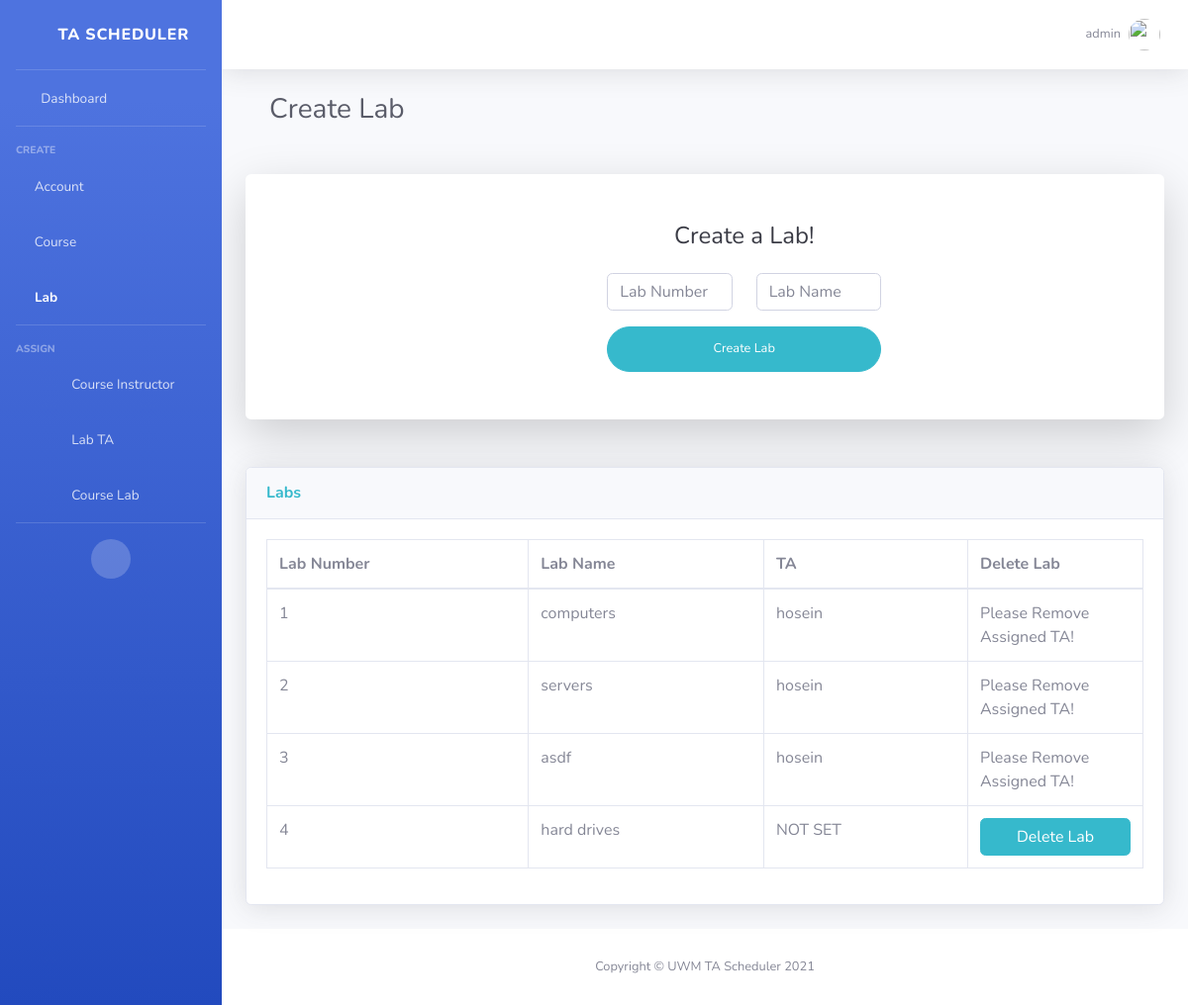
Page /create-lab/ (signed in) on the committed database.
### TA_Scheduler/models.py (models this page shows)
class myAccount(models.Model):
    userName = models.CharField(max_length=40)
    password = models.CharField(max_length=40)
    userType = models.CharField(max_length=40)

class myLab(models.Model):
    labName = models.CharField(max_length=20)
    labNumber = models.IntegerField()
    taUserName = models.CharField(max_length=40)

### TA_Scheduler/views.py (the view, shortened to what this page needs)
# urls.py: path('create-lab/', CreateLab.as_view()),
class CreateLab(View):
    def get(self,request):
        userName = request.session["userName"]
        if(verifyLogin.verifyLogin(userName, request) == False):
            return render(request, "logout.html", {})
        lab_list = list(myLab.objects.values_list("labNumber", "labName", "taUserName"))
        if (request.session["userType"] == "Administrator"):
            return render(request,"create-lab.html",{"lab_list":lab_list, "userName":userName, "errorMessage":""})
        else:
            request.session["error"] = "Unauthorized!"
            return redirect("/home/")

### TA_Scheduler/verifyLogin.py (called while the page is built)
    def verifyLogin(userName, request):
        userFound = list(myAccount.objects.filter(userName=userName))
        if(len(userFound) == 0):
            auth_logout(request)
            return False
        return True

### templates/create-lab.html (shortened to what this page needs)
{% load static %}
<!DOCTYPE html>
<html lang="en">
<head>
    <link href="{% static '/vendor/fontawesome-free/css/all.min.css' %}" rel="stylesheet" type="text/css">
    <link href="{% static '/css/sb-admin-2.min.css' %}" rel="stylesheet">
    <link href="{% static '/vendor/datatables/dataTables.bootstrap4.min.css' %}" rel="stylesheet">
</head>
<body id="page-top">
<div id="wrapper">
    <ul class="navbar-nav bg-gradient-primary sidebar sidebar-dark accordion" id="accordionSidebar">
        <a class="sidebar-brand d-flex align-items-center justify-content-center" href="/home">
            <div class="sidebar-brand-icon rotate-n-15">
                <i class="far fa-calendar-alt"></i>
            </div>
            <div class="sidebar-brand-text mx-3">TA Scheduler</div>
        </a>
        <hr class="sidebar-divider my-0">
        <li class="nav-item">
            <a class="nav-link" href="/home">
                <i class="fas fa-fw fa-tachometer-alt"></i>
                <span>Dashboard</span></a>
        </li>
        <hr class="sidebar-divider">
        <div class="sidebar-heading">
            Create
        </div>
        <li class="nav-item">
            <a class="nav-link" href="/create-account">
                <i class="fas fa-user-circle"></i>
                <span>Account</span></a>
        </li>
        <li class="nav-item">
            <a class="nav-link" href="/create-course">
                <i class="fas fa-book-open"></i>
                <span>Course</span></a>
        </li>
        <li class="nav-item active">
            <a class="nav-link" href="/create-lab">
                <i class="fas fa-flask"></i>
                <span>Lab</span></a>
        </li>
        <hr class="sidebar-divider">
        <div class="sidebar-heading">
            Assign
        </div>
        <li class="nav-item">
            <a class="nav-link" href="/assign-course-instructor/">
                <i class="fas fa-user-circle"></i> <i class="fas fa-arrow-right"></i> <i class="fas fa-book-open"></i>
                <span>Course Instructor</span></a>
        </li>
        <li class="nav-item">
            <a class="nav-link" href="/assign-lab-ta/">
                <i class="fas fa-user-circle"></i> <i class="fas fa-arrow-right"></i> <i class="fas fa-flask"></i>
                <span>Lab TA</span></a>
        </li>
        <li class="nav-item">
            <a class="nav-link" href="/assign-course-lab/">
                <i class="fas fa-flask"></i> <i class="fas fa-arrow-right"></i> <i class="fas fa-book-open"></i>
                <span>Course Lab</span></a>
        </li>
        <hr class="sidebar-divider d-none d-md-block">
        <div class="text-center d-none d-md-inline">
            <button class="rounded-circle border-0" id="sidebarToggle"></button>
        </div>
    </ul>
    <div id="content-wrapper" class="d-flex flex-column">
        <div id="content">
            <nav class="navbar navbar-expand navbar-light bg-white topbar mb-4 static-top shadow">
                <ul class="navbar-nav ml-auto">
                    <li class="nav-item dropdown no-arrow">
                        <a class="nav-link dropdown-toggle" href="#" id="userDropdown" role="button"
                           data-toggle="dropdown" aria-haspopup="true" aria-expanded="false">
                            <span class="mr-2 d-none d-lg-inline text-gray-600 small">{{ userName }}</span>
                            <img class="img-profile rounded-circle"
                                 src="{% static '/img/undraw_profile.svg' %}">
                        </a>
                    </li>
                </ul>
            </nav>
            <div class="container-fluid">
                <div class="container-fluid">
                    <h1 class="h3 mb-4 text-gray-800">Create Lab</h1>
                </div>
                <div class="card o-hidden border-0 shadow-lg my-5">
                    <div class="card-body p-0">
                        <div class="row">
                            <div class="col-lg-4 d-none d-lg-block bg-register-image"></div>
                            <div class="col-lg-5">
                                <div class="p-5">
                                    <div class="text-center">
                                        <h1 class="h4 text-gray-900 mb-4">Create a Lab!</h1>
                                    </div>
                                    <form class="user" action="/create-lab/" method="post">
                                        <div class="form-group row">
                                            <div class="col-sm-6 mb-3 mb-sm-0">
                                                <input type="text" class="form-control" name="labNumber"
                                                       placeholder="Lab Number">
                                            </div>
                                            <div class="col-sm-6">
                                                <input type="text" class="form-control" name="labName"
                                                       placeholder="Lab Name">
                                            </div>
                                        </div>
                                        <button type="submit" class="btn btn-info btn-user btn-block">Create Lab
                                        </button>
                                    </form>
                                </div>
                            </div>
                        </div>
                    </div>
                </div>
                <div class="card shadow mb-4">
                    <div class="card-header py-3">
                        <h6 class="m-0 font-weight-bold text-info">Labs</h6>
                    </div>
                    <div class="card-body">
                        <div class="table-responsive">
                            <table class="table table-bordered" id="labData" width="100%" cellspacing="0">
                                <thead>
                                <tr>
                                    <th>Lab Number</th>
                                    <th>Lab Name</th>
                                    <th>TA</th>
                                    <th style="width: 20%;">Delete Lab</th>
                                </tr>
                                </thead>
                                <tbody>
                                {% for i in lab_list %}
                                    <tr>
                                        <td>{{ i.0 }}</td>
                                        <td>{{ i.1 }}</td>
                                        <td>{{ i.2 }}</td>
                                        <td>
                                            {% if i.2 == "NOT SET" %}
                                                <form action="/delete-lab/" method="post">{% csrf_token %}
                                                    <button type="submit" class="btn btn-info btn-user btn-block"
                                                            name="deleteLab" value="{{ i.0 }}">Delete Lab
                                                    </button>
                                                </form>
                                            {% else %}
                                               Please Remove Assigned TA!
                                            {% endif %}
                                        </td>
                                    </tr>
                                {% endfor %}
                                </tbody>
                            </table>
                        </div>
                    </div>
                </div>
            </div>
        </div>
        <footer class="sticky-footer bg-white">
            <div class="container my-auto">
                <div class="copyright text-center my-auto">
                    <span>Copyright &copy; UWM TA Scheduler 2021</span>
                </div>
            </div>
        </footer>
    </div>
</div>
</body>
</html>

### rows in the picture
myAccount: userName "admin"
myLab: i "1", labName "computers", taUserName "hosein", shows "Please Remove Assigned TA!"
myLab: i "2", labName "servers", taUserName "hosein", shows "Please Remove Assigned TA!"
myLab: labNumber "3", labName "asdf", taUserName "hosein", shows "Please Remove Assigned TA!"
myLab: labNumber "4", labName "hard drives", taUserName "NOT SET"
